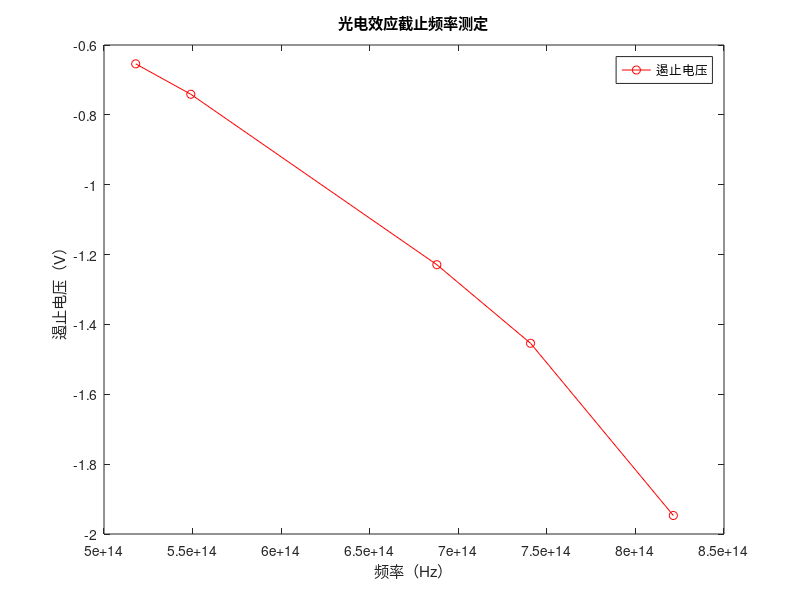

Reproduce this figure in MATLAB.
lambda = [365.0, 404.7, 435.8, 546.1, 577.0]; % 波长（单位：nm）
nu = [8.214, 7.408, 6.879, 5.490, 5.179].* 10^14; % 频率（单位：Hz）
U_s = [-1.947, -1.454, -1.229, -0.741, -0.654]; % 遏止电压（单位：V）
plot(nu,U_s,'o-r');
xlabel('频率（Hz）');
ylabel('遏止电压（V）');
title('光电效应截止频率测定');
legend('遏止电压');
